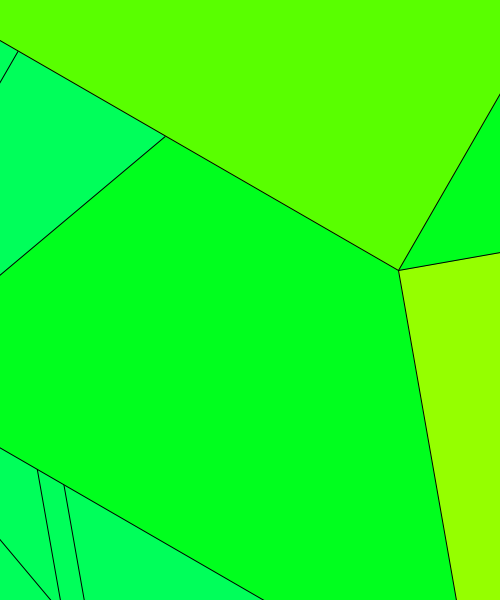
Frame 1 (no input)
Frame 60 (the mouse pressed at the canvas centre just before this capture): identical to frame 1, image omitted
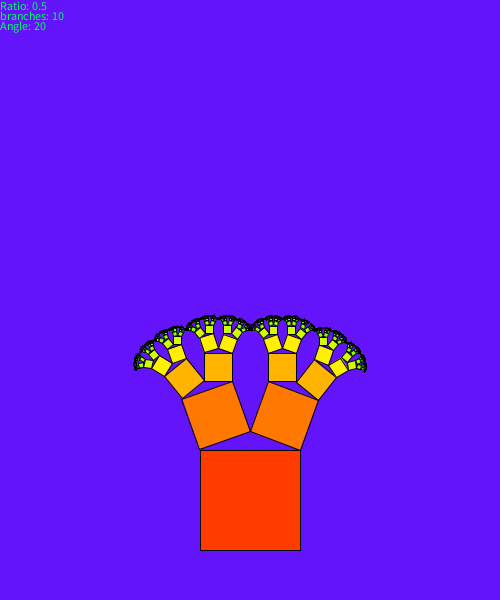
Frame 120 (the mouse held since frame 60 and released just before this capture)

The Processing sketch that drew these frames (run headless with seeded random() and noise(); from frame 60 on, the mouse is pressed at the canvas centre):

// Processing sketch: processing_173063
// ── processing_173063.pde

float PHI = .55;
int branch = 10;
int SqSize = 100;
int angle;
void setup(){
  size(500,600);
  stroke(0);
  fill(0,100,250);
    /*
  translate(width/2, 100);
  fractal(11,100,15);
    */
}
    
void draw(){
  PHI = .002*(width-mouseX);//the effect of changing mouseX
  //PHI = .002 * (angle+240);
  angle = height-mouseY/10-550;
  background(100,20,250);//dark blue background
  text("Ratio: "+PHI,0,10);
  text("branches: "+branch,0,20);
  text("Angle: "+angle,0,30);
  translate(width,height);//  just
  rotate(PI);             //flipping it
  translate(width/2-SqSize/2, 50);
  fractal(branch,SqSize,angle);//changing mouseY changes the angle
}
    
void fractal(int BRANCH, float LENGTH, int ALPH){
  BRANCH --;
  colorMode(HSB);
  fill(10*(branch-BRANCH),256,256);  //colored from red to green
  colorMode(RGB);
  float PH= LENGTH * PHI;
  float A = PH * tan(radians(ALPH));//the height from the head intersection to the base
  float B = LENGTH * (1-PHI); //the small part of the small triangle
  float C = sqrt(sq(A)+sq(B));//the small square length
  float D = PH *(1/cos(radians(ALPH)));//the bigger square length
  int BET = int(degrees(atan(A/B)));
  rect(0,0,LENGTH,LENGTH); //the one big first square
  if(BRANCH > 0){
    if(BRANCH%2 == 1){
      pushMatrix(); //the first branched square
      translate(0,LENGTH); //located one LENGTH straight up
      rotate(radians(ALPH));
      fractal(BRANCH, D, ALPH);
      popMatrix();
      
      pushMatrix(); //the second branched square
      translate(PH,LENGTH+A); //located (PH forward)and(the square LENGTH + A upward)
      //[ellistrated at the end of the code]
      rotate(radians(-BET));//rotated with the slope created from A and B
      fractal(BRANCH, C,ALPH);
      popMatrix();
    }else{
      pushMatrix();
      translate(0,LENGTH);
      rotate(radians(BET));
      fractal(BRANCH, C, ALPH);
      popMatrix();
      
      pushMatrix();
      translate(B,LENGTH+A);
      rotate(radians(-ALPH));
      fractal(BRANCH, D, ALPH);
      popMatrix();
    }
  }
 
}
/*PH    B
----- ----
 \   |   /
  \  |A /
  D\ | / C
    \|/
 
       just a small illistration for A, B, C, D
*/
